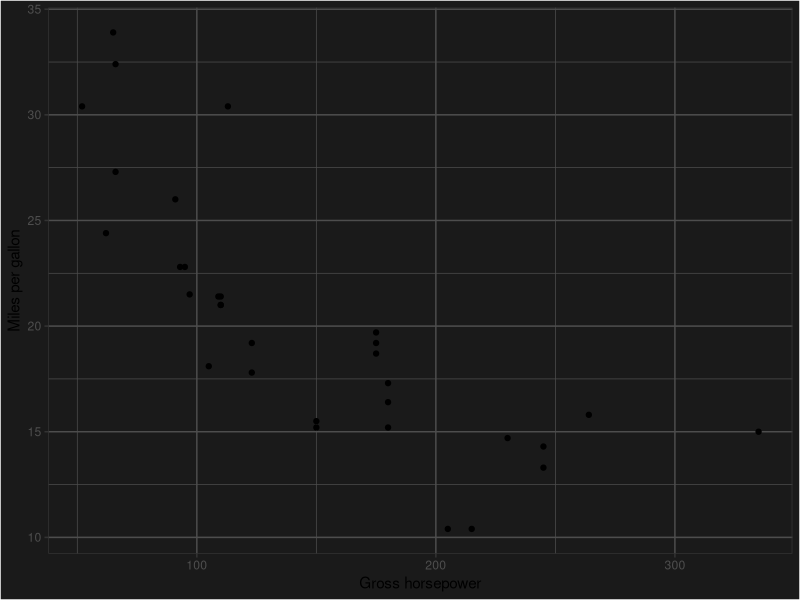

The R source for this figure:
## ---- chunk 1
library(tidyverse)
theme_set(theme_bw())
theme_update(
   panel.background = element_blank(),
   plot.background  = element_rect(fill = "grey10"),
   panel.grid.major = element_line(color = "grey30"),
   panel.grid.minor = element_line(color = "grey30")
)
knitr::opts_chunk$set(cache = FALSE)
knitr::opts_chunk$set(echo = TRUE)
knitr::opts_chunk$set(fig.path = "img/")
## ---- chunk 2
ggplot(mtcars, aes(hp, mpg)) +
   geom_point() +
   labs(x = "Gross horsepower", y = "Miles per gallon")
